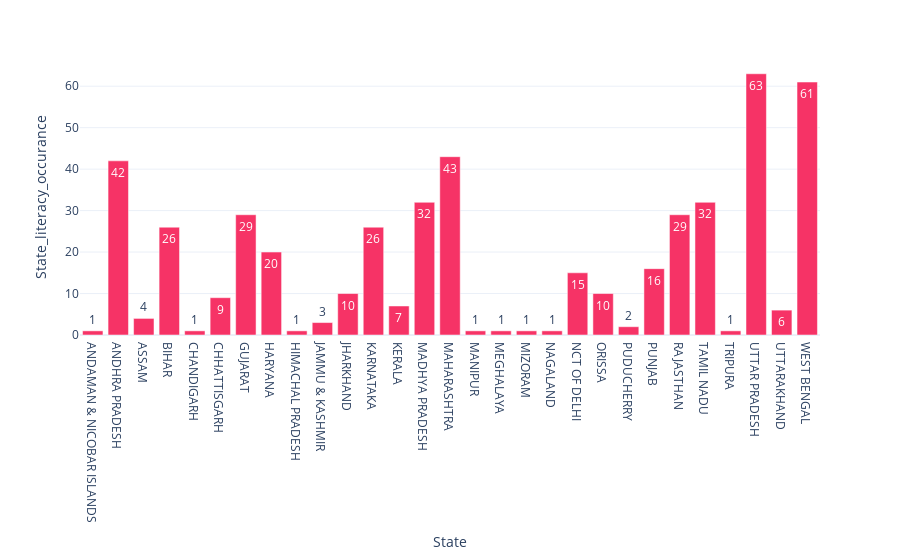

Here is the notebook cell this chart was saved with:
### Code cell
bar_chart.show()

### Figure 1 — Plotly figure (JSON) as saved in the notebook; plotly's stock layout.template omitted (floating-point values rounded to 4 significant figures)
{"data": [{"alignmentgroup": "True", "hovertemplate": "State=%{x}<br>State_literacy_occurance=%{text}<extra></extra>", "legendgroup": "", "marker": {"color": "#F63366", "pattern": {"shape": ""}}, "name": "", "offsetgroup": "", "orientation": "v", "showlegend": false, "text": [1, 42, 4, 26, 1, 9, 29, 20, 1, 3, 10, 26, 7, 32, 43, 1, 1, 1, 1, 15, 10, 2, 16, 29, 32, 1, 63, 6, 61], "textposition": "auto", "type": "bar", "x": ["ANDAMAN & NICOBAR ISLANDS", "ANDHRA PRADESH", "ASSAM", "BIHAR", "CHANDIGARH", "CHHATTISGARH", "GUJARAT", "HARYANA", "HIMACHAL PRADESH", "JAMMU & KASHMIR", "JHARKHAND", "KARNATAKA", "KERALA", "MADHYA PRADESH", "MAHARASHTRA", "MANIPUR ", "MEGHALAYA", "MIZORAM", "NAGALAND", "NCT OF DELHI", "ORISSA", "PUDUCHERRY", "PUNJAB", "RAJASTHAN", "TAMIL NADU", "TRIPURA", "UTTAR PRADESH", "UTTARAKHAND", "WEST BENGAL"], "xaxis": "x", "y": [1, 42, 4, 26, 1, 9, 29, 20, 1, 3, 10, 26, 7, 32, 43, 1, 1, 1, 1, 15, 10, 2, 16, 29, 32, 1, 63, 6, 61], "yaxis": "y"}], "layout": {"barmode": "relative", "legend": {"tracegroupgap": 0}, "margin": {"t": 60}, "xaxis": {"anchor": "y", "domain": [0, 1], "title": {"text": "State"}}, "yaxis": {"anchor": "x", "domain": [0, 1], "title": {"text": "State_literacy_occurance"}}}}
